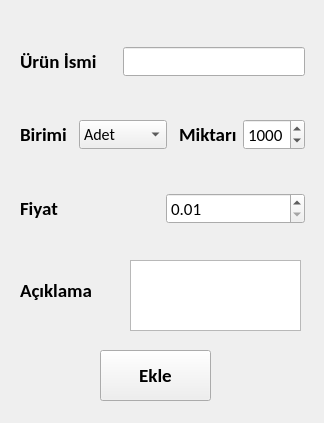
<?xml version="1.0" encoding="UTF-8"?>
<ui version="4.0">
 <class>Form</class>
 <widget class="QWidget" name="Form">
  <property name="geometry">
   <rect>
    <x>0</x>
    <y>0</y>
    <width>324</width>
    <height>423</height>
   </rect>
  </property>
  <property name="windowTitle">
   <string>Stok Ekle</string>
  </property>
  <widget class="QPushButton" name="ekleButton">
   <property name="geometry">
    <rect>
     <x>100</x>
     <y>350</y>
     <width>111</width>
     <height>51</height>
    </rect>
   </property>
   <property name="font">
    <font>
     <family>Calibri</family>
     <pointsize>14</pointsize>
     <weight>75</weight>
     <bold>true</bold>
    </font>
   </property>
   <property name="text">
    <string>Ekle</string>
   </property>
  </widget>
  <widget class="QLabel" name="label_5">
   <property name="geometry">
    <rect>
     <x>20</x>
     <y>260</y>
     <width>101</width>
     <height>61</height>
    </rect>
   </property>
   <property name="font">
    <font>
     <family>Calibri</family>
     <pointsize>14</pointsize>
     <weight>75</weight>
     <bold>true</bold>
    </font>
   </property>
   <property name="text">
    <string>Açıklama</string>
   </property>
  </widget>
  <widget class="QWidget" name="verticalLayoutWidget">
   <property name="geometry">
    <rect>
     <x>20</x>
     <y>10</y>
     <width>285</width>
     <height>251</height>
    </rect>
   </property>
   <layout class="QVBoxLayout" name="verticalLayout_2">
    <item>
     <layout class="QHBoxLayout" name="horizontalLayout_6">
      <item>
       <widget class="QLabel" name="label_6">
        <property name="font">
         <font>
          <family>Calibri</family>
          <pointsize>14</pointsize>
          <weight>75</weight>
          <bold>true</bold>
         </font>
        </property>
        <property name="text">
         <string>Ürün İsmi</string>
        </property>
       </widget>
      </item>
      <item>
       <spacer name="horizontalSpacer_7">
        <property name="orientation">
         <enum>Qt::Horizontal</enum>
        </property>
        <property name="sizeType">
         <enum>QSizePolicy::Fixed</enum>
        </property>
        <property name="sizeHint" stdset="0">
         <size>
          <width>20</width>
          <height>20</height>
         </size>
        </property>
       </spacer>
      </item>
      <item>
       <widget class="QLineEdit" name="StokIsim">
        <property name="font">
         <font>
          <family>Calibri</family>
          <pointsize>12</pointsize>
         </font>
        </property>
       </widget>
      </item>
     </layout>
    </item>
    <item>
     <layout class="QHBoxLayout" name="horizontalLayout_7">
      <item>
       <widget class="QLabel" name="label_8">
        <property name="font">
         <font>
          <family>Calibri</family>
          <pointsize>14</pointsize>
          <weight>75</weight>
          <bold>true</bold>
         </font>
        </property>
        <property name="text">
         <string>Birimi</string>
        </property>
       </widget>
      </item>
      <item>
       <spacer name="horizontalSpacer_8">
        <property name="orientation">
         <enum>Qt::Horizontal</enum>
        </property>
        <property name="sizeHint" stdset="0">
         <size>
          <width>40</width>
          <height>20</height>
         </size>
        </property>
       </spacer>
      </item>
      <item>
       <widget class="QComboBox" name="birimBox">
        <property name="font">
         <font>
          <family>Calibri</family>
          <pointsize>12</pointsize>
         </font>
        </property>
        <item>
         <property name="text">
          <string>Adet</string>
         </property>
        </item>
        <item>
         <property name="text">
          <string>Gram</string>
         </property>
        </item>
        <item>
         <property name="text">
          <string>Kilogram</string>
         </property>
        </item>
        <item>
         <property name="text">
          <string>Ton</string>
         </property>
        </item>
       </widget>
      </item>
      <item>
       <spacer name="horizontalSpacer_9">
        <property name="orientation">
         <enum>Qt::Horizontal</enum>
        </property>
        <property name="sizeHint" stdset="0">
         <size>
          <width>40</width>
          <height>20</height>
         </size>
        </property>
       </spacer>
      </item>
      <item>
       <widget class="QLabel" name="label_9">
        <property name="font">
         <font>
          <family>Calibri</family>
          <pointsize>14</pointsize>
          <weight>75</weight>
          <bold>true</bold>
         </font>
        </property>
        <property name="text">
         <string>Miktarı</string>
        </property>
       </widget>
      </item>
      <item>
       <widget class="QSpinBox" name="miktarBox">
        <property name="font">
         <font>
          <family>Calibri</family>
          <pointsize>13</pointsize>
         </font>
        </property>
        <property name="maximum">
         <number>9999</number>
        </property>
        <property name="value">
         <number>1000</number>
        </property>
       </widget>
      </item>
     </layout>
    </item>
    <item>
     <layout class="QHBoxLayout" name="horizontalLayout_8">
      <item>
       <widget class="QLabel" name="label_10">
        <property name="font">
         <font>
          <family>Calibri</family>
          <pointsize>14</pointsize>
          <weight>75</weight>
          <bold>true</bold>
         </font>
        </property>
        <property name="text">
         <string>Fiyat</string>
        </property>
       </widget>
      </item>
      <item>
       <widget class="QDoubleSpinBox" name="fiyatBox">
        <property name="font">
         <font>
          <family>Calibri</family>
          <pointsize>13</pointsize>
         </font>
        </property>
        <property name="minimum">
         <double>0.010000000000000</double>
        </property>
        <property name="maximum">
         <double>1000000.000000000000000</double>
        </property>
       </widget>
      </item>
     </layout>
    </item>
   </layout>
  </widget>
  <widget class="QTextEdit" name="aciklama">
   <property name="geometry">
    <rect>
     <x>130</x>
     <y>260</y>
     <width>171</width>
     <height>71</height>
    </rect>
   </property>
   <property name="font">
    <font>
     <family>Calibri</family>
     <pointsize>10</pointsize>
    </font>
   </property>
   <property name="html">
    <string>&lt;!DOCTYPE HTML PUBLIC &quot;-//W3C//DTD HTML 4.0//EN&quot; &quot;http://www.w3.org/TR/REC-html40/strict.dtd&quot;&gt;
&lt;html&gt;&lt;head&gt;&lt;meta name=&quot;qrichtext&quot; content=&quot;1&quot; /&gt;&lt;style type=&quot;text/css&quot;&gt;
p, li { white-space: pre-wrap; }
&lt;/style&gt;&lt;/head&gt;&lt;body style=&quot; font-family:'Calibri'; font-size:10pt; font-weight:400; font-style:normal;&quot;&gt;
&lt;p style=&quot;-qt-paragraph-type:empty; margin-top:0px; margin-bottom:0px; margin-left:0px; margin-right:0px; -qt-block-indent:0; text-indent:0px;&quot;&gt;&lt;br /&gt;&lt;/p&gt;&lt;/body&gt;&lt;/html&gt;</string>
   </property>
  </widget>
 </widget>
 <resources/>
 <connections/>
</ui>
